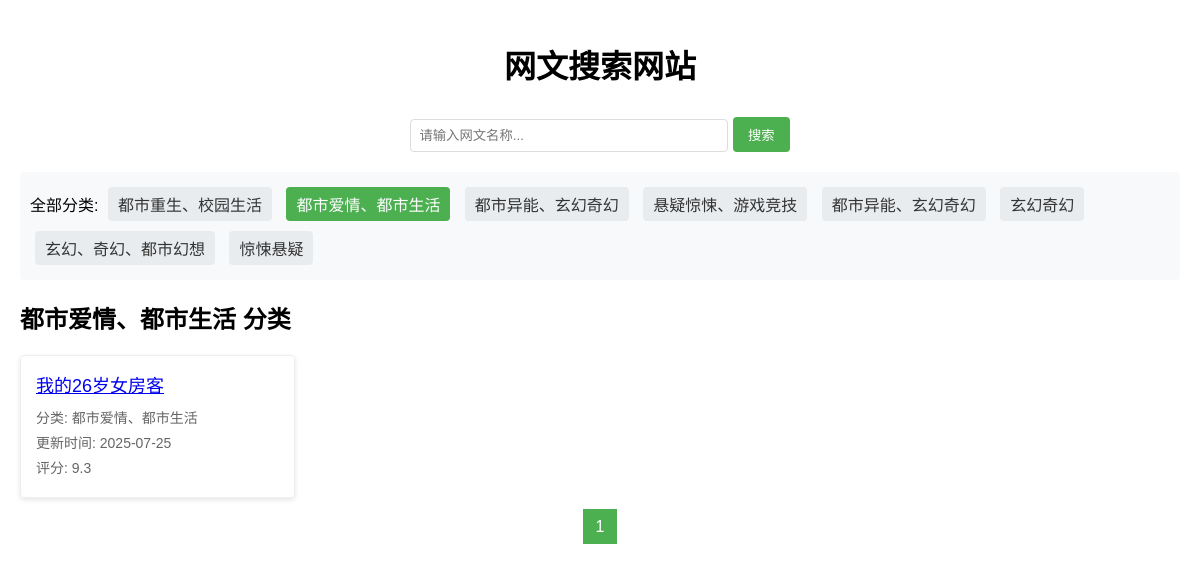
Page /category/都市爱情、都市生活/ on the committed database.
### movie_app/models.py (models this page shows, shortened)
class Movie(models.Model):
    title = models.CharField(max_length=200, verbose_name='网文名称')
    category = models.CharField(max_length=100, verbose_name='分类')
    link = models.URLField(verbose_name='下载链接')
    update_time = models.DateTimeField(auto_now=True, verbose_name='更新时间')
    description = models.TextField(blank=True, null=True, verbose_name='简介')
    score = models.FloatField(default=0, verbose_name='评分')
    image = models.ImageField(upload_to=image_upload_path, blank=True, verbose_name='封面图')
    class Meta:
        verbose_name = '网文'
        verbose_name_plural = '网文列表'
        ordering = ['-update_time']

### movie_app/views.py (the view)
# urls.py: path('category/<str:category>/', views.category, name='category'),
def category(request, category):
    movie_list = Movie.objects.filter(category=category).order_by('-update_time')
    paginator = Paginator(movie_list, 10)
    page = request.GET.get('page')
    try:
        movies = paginator.page(page)
    except PageNotAnInteger:
        movies = paginator.page(1)
    except EmptyPage:
        movies = paginator.page(paginator.num_pages)
    all_categories = Movie.objects.values_list('category', flat=True).distinct()
    context = {
        'movies': movies,
        'category': category,
        'categories': all_categories
    }
    return render(request, 'movie_app/category.html', context)

### templates/movie_app/category.html (shortened to what this page needs)
<!DOCTYPE html>
<html lang="zh-CN">
<head>
</head>
<body>
    <header>
        <h1>网文搜索网站</h1>
    </header>
    <div class="search-box">
        <form action="{% url 'search' %}" method="get">
            <input type="text" name="q" placeholder="请输入网文名称...">
            <button type="submit">搜索</button>
        </form>
    </div>
    <div class="category-nav">
        <span>全部分类:</span>
        {% for cat in categories %}
        <a href="{% url 'category' cat %}" {% if cat == category %}class="active"{% endif %}>{{ cat }}</a>
        {% endfor %}
    </div>
    <h2>{{ category }} 分类</h2>
    <div class="movie-list">
        {% for movie in movies %}
        <div class="movie-item">
            <div class="movie-title"><a href="{% url 'detail' movie.id %}">{{ movie.title }}</a></div>
            <div class="movie-info">分类: {{ movie.category }}</div>
            <div class="movie-info">更新时间: {{ movie.update_time|date:"Y-m-d" }}</div>
            <div class="movie-info">评分: {{ movie.score }}</div>
        </div>
        {% endfor %}
    </div>
    <div class="pagination">
        {% for num in movies.paginator.page_range %}
            {% if movies.number == num %}
                <a href="#" class="active">{{ num }}</a>
            {% elif num > movies.number|add:'-3' and num < movies.number|add:'3' %}
                <a href="?page={{ num }}">{{ num }}</a>
            {% endif %}
        {% endfor %}
    </div>
</body>
</html>

### templates/movie_app/category.html (style rules this page uses)
body { font-family: Arial, sans-serif; margin: 0; padding: 20px; max-width: 1200px; margin: 0 auto; }
header { text-align: center; margin-bottom: 30px; }
.search-box { margin-bottom: 20px; text-align: center; }
input[type="text"] { padding: 8px; width: 300px; border: 1px solid #ddd; border-radius: 4px; }
button { padding: 8px 15px; background-color: #4CAF50; color: white; border: none; border-radius: 4px; cursor: pointer; }
.category-nav { margin-bottom: 20px; padding: 10px; background-color: #f8f9fa; border-radius: 4px; }
.category-nav a { display: inline-block; margin: 5px; padding: 5px 10px; background-color: #e9ecef; text-decoration: none; color: #333; border-radius: 4px; }
.category-nav a.active { background-color: #4CAF50; color: white; }
.movie-list { display: grid; grid-template-columns: repeat(auto-fill, minmax(250px, 1fr)); gap: 20px; }
.movie-item { border: 1px solid #eee; padding: 15px; border-radius: 4px; box-shadow: 0 2px 5px rgba(0,0,0,0.1); }
.movie-title { font-size: 18px; margin-bottom: 10px; }
.movie-info { font-size: 14px; color: #666; margin-bottom: 5px; }
.pagination { margin-top: 20px; text-align: center; }
.pagination a { padding: 8px 12px; margin: 0 2px; border: 1px solid #ddd; text-decoration: none; color: #333; }
.pagination a.active { background-color: #4CAF50; color: white; border-color: #4CAF50; }

### rows in the picture
Movie: category "都市爱情、都市生活", title "我的26岁女房客", update_time "2025-07-25", score "9.3"

### other values in the picture
{{ cat }} "都市重生、校园生活" "都市爱情、都市生活" "都市异能、玄幻奇幻" "悬疑惊悚、游戏竞技" "都市异能、玄幻奇幻" "玄幻奇幻" "玄幻、奇幻、都市幻想" "惊悚悬疑"
{{ num }} "1"
